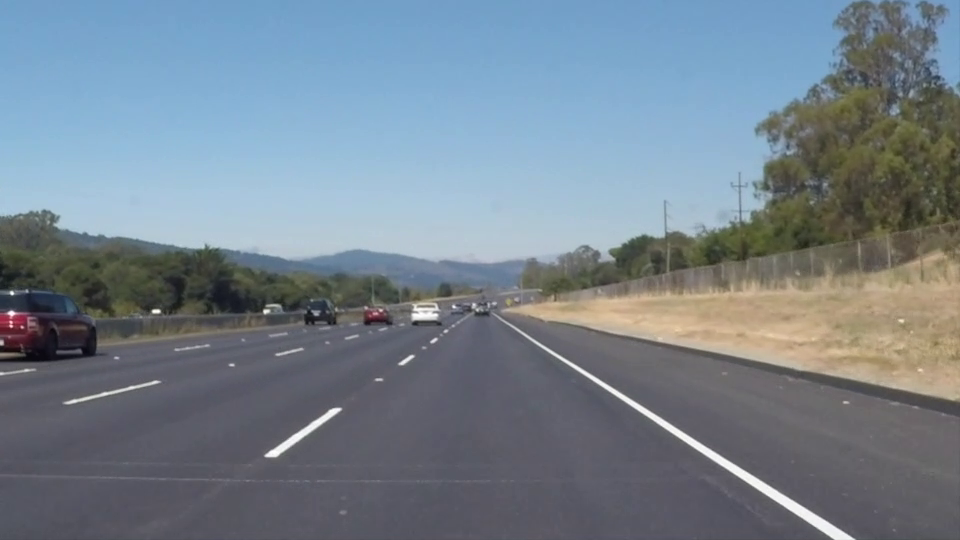
#> input picture frame 22 of lane_detection/driving.mp4, 960 x 540 px
$ python lane_detection.py
#> lines starting #> are read from the running program, lines starting #| are printed output that depends on the picture; after the words box and inside, x2 and y2 are one past the last pixel; in counts of white or black regions, pixels touching at a corner belong together
import cv2
import numpy as np

cap = cv2.VideoCapture('driving.mp4')
output = None

# get h and w
ret, frame = cap.read()
#> frame is the input picture: shape (540, 960, 3); mean B, G, R 141.9, 130.7, 117.7
h, w, _ = frame.shape
x_mid = w // 2
y_mid = h // 2

# visualizations
lane_color = (0, 255, 255)
lane_fill_color = (0, 255, 0)
lane_fill_opacity = 0.2

# parameters
gaussian_kernel_size = 9

canny_min = 60
canny_max = 100

rho = 1
theta = np.pi/180
threshold = 50
min_line_len = w // 4
max_line_gap = w

min_lane_len = w // 10
# the farthest right the left lane goes
left_lane_x_center = int(0.45 * w)
right_lane_x_center = int(0.55 * w)

# prev variables
prev_left_lane_x_intercept = 0
prev_left_lane_at_center = y_mid

prev_right_lane_x_intercept = w
prev_right_lane_at_center = y_mid

# remove data more than n std dev from the mean
def remove_outliers(data, n=2):
    data = np.array(data)
    mean = np.mean(data)
    stddev = max(len(data), np.std(data))

    result = data[abs(data - mean) < n * stddev]
    if len(result) == 0:
        return np.array([mean])
    return result

while cap.isOpened():
    # get frames
    ret, frame = cap.read()
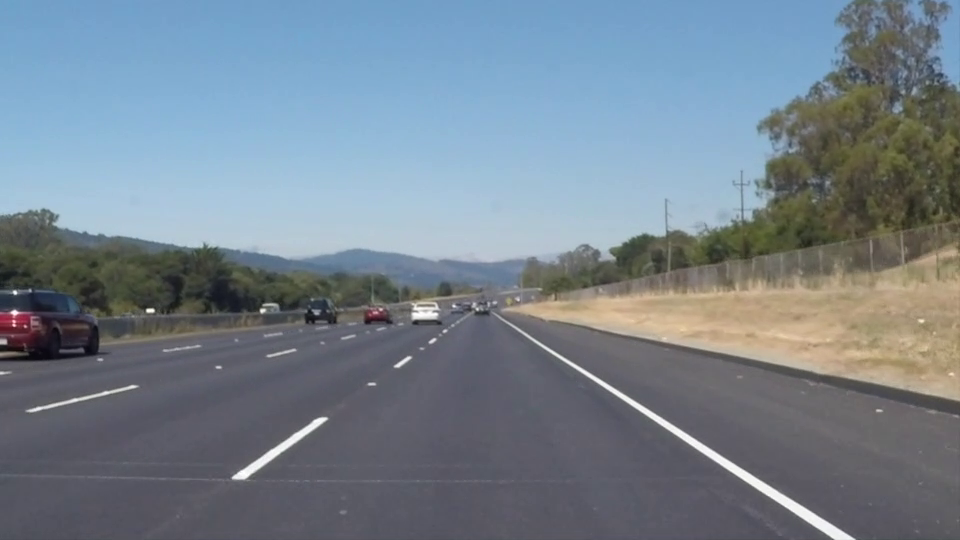
#> input picture frame 23 of lane_detection/driving.mp4, 960 x 540 px
#> frame is the input picture: shape (540, 960, 3); mean B, G, R 142, 130.6, 117.8
    if not ret:
        break
    print("new frame")

    # set up video writer
    h, w, _ = frame.shape
    if not output:
        output = cv2.VideoWriter("detected_lanes.mp4", cv2.VideoWriter_fourcc(*'mp4v'), 30, (w, h), True)


    # grayscale and filter to get edges
    gray = cv2.cvtColor(frame, cv2.COLOR_BGR2GRAY)
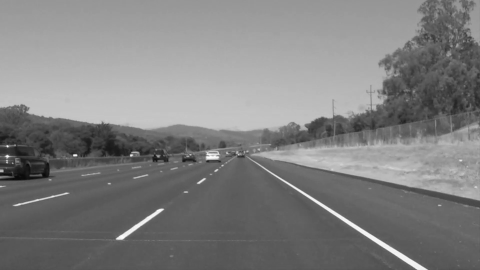
#> gray: shape (540, 960) (shown at 1/2 size); min 3, max 255, mean 128.1
    filtered = cv2.GaussianBlur(gray, (gaussian_kernel_size, gaussian_kernel_size), 0)
    edges = cv2.Canny(filtered, canny_min, canny_max)
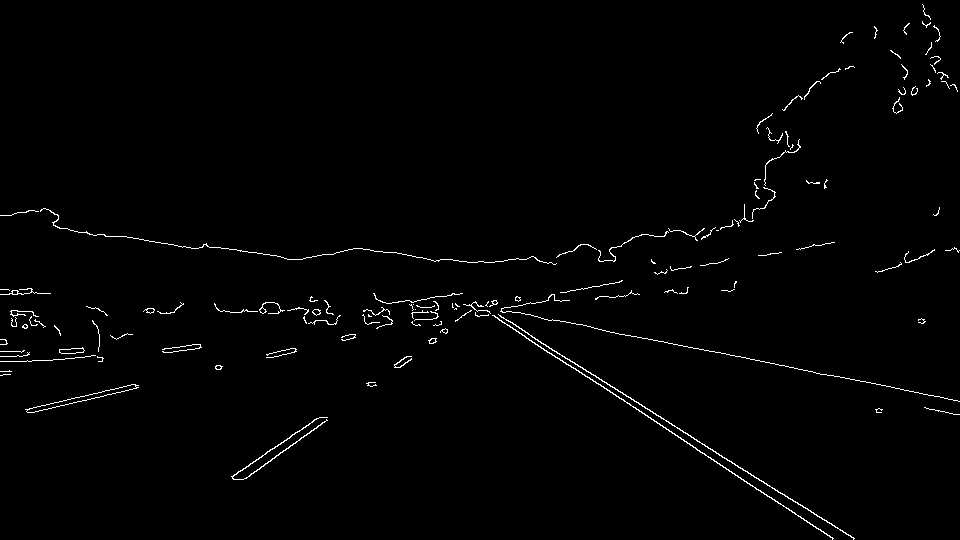
#> edges: shape (540, 960); 1.2% white in thin lines or dots


    # outline mask with vertices and fill the poly
    mask = np.zeros_like(edges)
    vertices = np.array([[(0,h), (x_mid,y_mid), (w,h)]], dtype=np.int32)
    cv2.fillPoly(mask, vertices, 255)
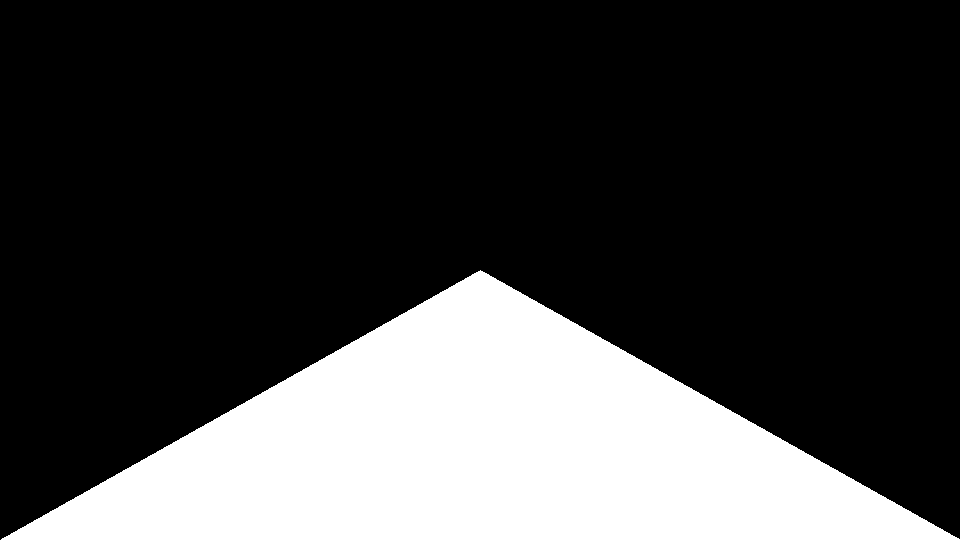
#> mask: shape (540, 960); 25% white; 1 white region, box (x1, y1, x2, y2) and area: (1, 270, 960, 540) 129810

    # apply mask
    masked = cv2.bitwise_and(edges, mask)
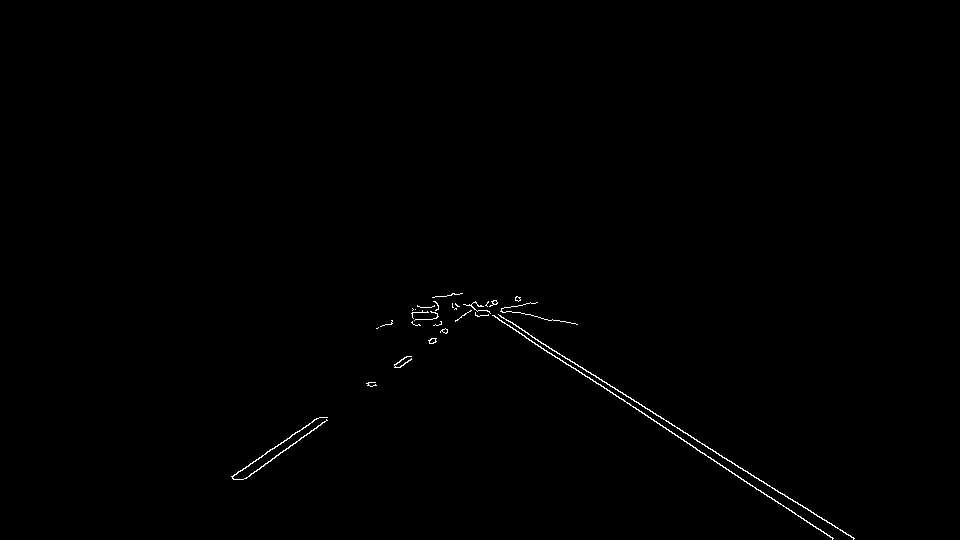
#> masked: shape (540, 960); 0.39% white in thin lines or dots, all inside (x1, y1, x2, y2) = (231, 293, 855, 540)


    # detect straight lines with hough lines
    lines = cv2.HoughLinesP(masked, rho, theta, threshold, np.array([]), min_line_len, max_line_gap)
#> lines = [[462, 293, 854, 538], [459, 294, 820, 529], [231, 476, 493, 300], [454, 293, 832, 538], [245, 478, 488, 302], [460, 293, 853, 538], [499, 315, 831, 523]]

    # [6 lines of commented-out code are left out]

    left_lane_x_values = []
    left_lane_y_values = []
    left_lane_slopes = []
    right_lane_x_values = []
    right_lane_y_values = []
    right_lane_slopes = []

    if lines is not None:
        for line in lines:
            l = line[0]
            # y in images is opposite of a coordinate plane
            x1, y1, x2, y2 = l[0], h-l[1], l[2], h-l[3]

            # if the line is long enough
            if ((x2 - x1) ** 2 + (y2 - y1) ** 2) > min_lane_len ** 2:
                if x1 > x_mid and x2 > x_mid and x1 != x2: # right lane
                    right_lane_x_values.append((x1 + x2) / 2)
                    right_lane_y_values.append((y1 + y2) / 2)
                    right_lane_slopes.append((y2 - y1) / (x2 - x1))
                elif x1 < x_mid and x2 < x_mid and x1 != x2: # left lane
                    left_lane_x_values.append((x1 + x2) / 2)
                    left_lane_y_values.append((y1 + y2) / 2)
                    left_lane_slopes.append((y2 - y1) / (x2 - x1))
#> this loop made 7 passes
#> (l, x1, y1, x2, y2) on passes 1 to 7: ([462, 293, 854, 538], 462, 247, 854, 2), ([459, 294, 820, 529], 459, 246, 820, 11), ([231, 476, 493, 300], 231, 64, 493, 240), ([454, 293, 832, 538], 454, 247, 832, 2), ([245, 478, 488, 302], 245, 62, 488, 238), ([460, 293, 853, 538], 460, 247, 853, 2), ([499, 315, 831, 523], 499, 225, 831, 17)
#> after the loop, left_lane_slopes = []; left_lane_x_values = []; left_lane_y_values = []; right_lane_slopes = [-0.627]; right_lane_x_values = [665]; right_lane_y_values = [121]

    lane_boundaries = []

    # draw left lane if available, otherwise use old left lane
    if len(left_lane_x_values) > 0 and len(left_lane_y_values) > 0 and len(left_lane_slopes) > 0:
        left_lane_x = np.mean(remove_outliers(left_lane_x_values))
        left_lane_y = np.mean(remove_outliers(left_lane_y_values))
        left_lane_slope = np.mean(remove_outliers(left_lane_slopes))

        # draw line using x intercept and its value at x_mid
        left_lane_x_intercept = int(-left_lane_y / left_lane_slope + left_lane_x)
        left_lane_at_center = int((left_lane_x_center - left_lane_x) * left_lane_slope + left_lane_y)

        # save prev values
        prev_left_lane_x_intercept = left_lane_x_intercept
        prev_left_lane_at_center = left_lane_at_center

        # y in images is opposite of a coordinate plane
        cv2.line(frame, (left_lane_x_intercept,h), (left_lane_x_center, int(h - left_lane_at_center)), lane_color, 5)

        lane_boundaries.append((left_lane_x_intercept, h))
        lane_boundaries.append((left_lane_x_center, int(h - left_lane_at_center)))
    else:
        cv2.line(frame, (prev_left_lane_x_intercept,h), (left_lane_x_center, int(h - prev_left_lane_at_center)), lane_color, 5)
        lane_boundaries.append((prev_left_lane_x_intercept,h))
        lane_boundaries.append((left_lane_x_center, int(h - prev_left_lane_at_center)))

    # draw right lane if available, otherwise use old right lane
    if len(right_lane_x_values) > 0 and len(right_lane_y_values) > 0 and len(right_lane_slopes) > 0:
        right_lane_x = np.mean(remove_outliers(right_lane_x_values))
#> in remove_outliers, `data = np.array(data)`: data = [665]
#> in remove_outliers, `mean = np.mean(data)`: mean = 665
#> in remove_outliers, `stddev = max(len(data), np.std(data))`: stddev = 1
#> in remove_outliers, `result = data[abs(data - mean) < n * stddev]`: result = [665]
#> right_lane_x = 665
        right_lane_y = np.mean(remove_outliers(right_lane_y_values))
#> right_lane_y = 121
        right_lane_slope = np.mean(remove_outliers(right_lane_slopes))
#> right_lane_slope = -0.627

        # draw line using x intercept and its value at x_mid
        right_lane_x_intercept = int(-right_lane_y / right_lane_slope + right_lane_x)
#> right_lane_x_intercept = 858
        right_lane_at_center = int((right_lane_x_center - right_lane_x) * right_lane_slope + right_lane_y)
#> right_lane_at_center = 206

        # save prev values
        prev_right_lane_x_intercept = right_lane_x_intercept
#> prev_right_lane_x_intercept = 858
        prev_right_lane_at_center = right_lane_at_center
#> prev_right_lane_at_center = 206

        # y in images is opposite of a coordinate plane
        cv2.line(frame, (right_lane_x_intercept,h), (right_lane_x_center, int(h - right_lane_at_center)), lane_color, 5)
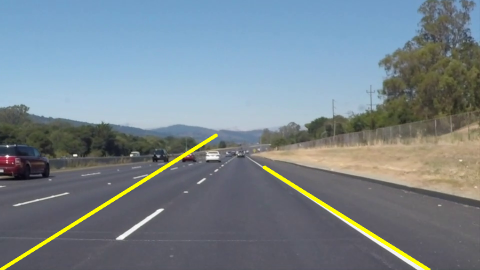
#> frame: shape (540, 960, 3) (shown at 1/2 size); mean B, G, R 140.4, 132.3, 119.5

        lane_boundaries.append((right_lane_x_center, int(h - right_lane_at_center)))
        lane_boundaries.append((right_lane_x_intercept, h))
    else:
        cv2.line(frame, (prev_right_lane_x_intercept,h), (right_lane_x_center, int(h - prev_right_lane_at_center)), lane_color, 5)

        lane_boundaries.append((right_lane_x_center, int(h - right_lane_at_center)))
        lane_boundaries.append((right_lane_x_intercept, h))

    # color in between
    lane = np.zeros_like(frame)
    lane_vertices = np.array([lane_boundaries], dtype=np.int32)
#> lane_vertices = [[0, 540], [432, 270], [528, 334], [858, 540]]
    cv2.fillPoly(lane, lane_vertices, lane_fill_color)

    # merge image
    output_frame = cv2.addWeighted(lane, lane_fill_opacity, frame, 1, 0)
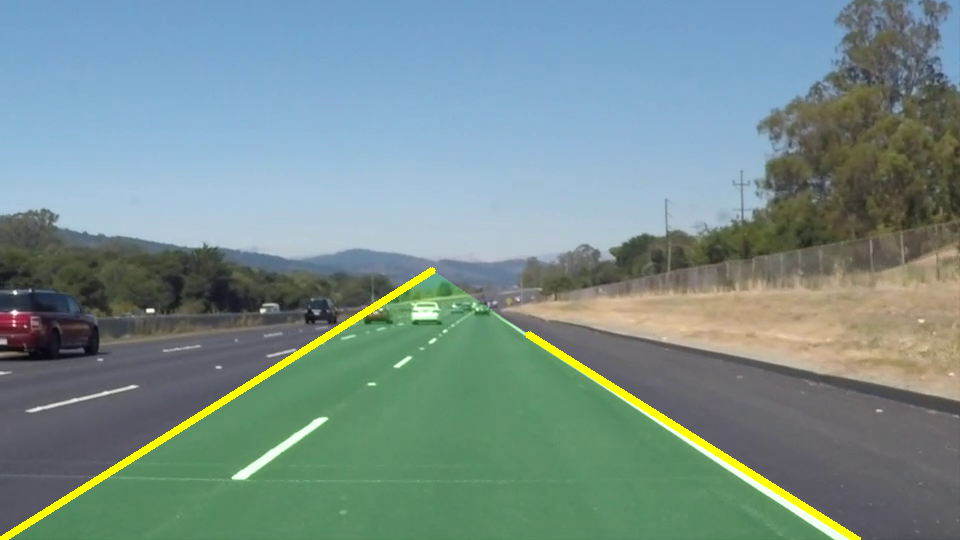
#> output_frame: shape (540, 960, 3); mean of channels 0, 1, 2 140.4, 143.2, 119.5; drawn as B, G, R


    # build and display video
    cv2.imshow("Lane Detection", output_frame)
    output.write(output_frame)

    if cv2.waitKey(1) == ord('q'):
#> (key q is pressed here)
        break

cv2.destroyAllWindows()
output.release()
cap.release()

$ run again, starting later in the video
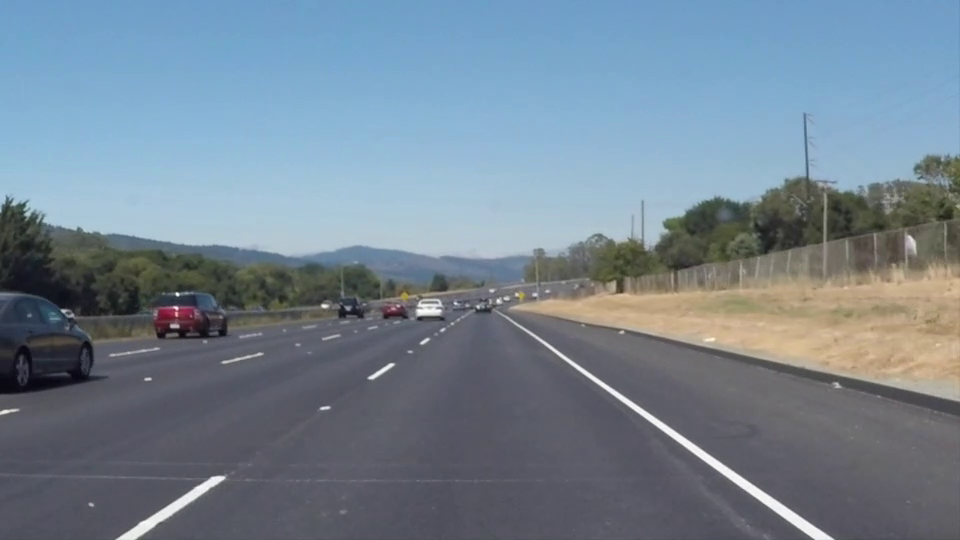
#> input picture frame 99 of lane_detection/driving.mp4, 960 x 540 px
#> frame is the input picture: shape (540, 960, 3); mean B, G, R 146, 132.3, 116.7
#> `edges = cv2.Canny(filtered, canny_min, canny_max)`:
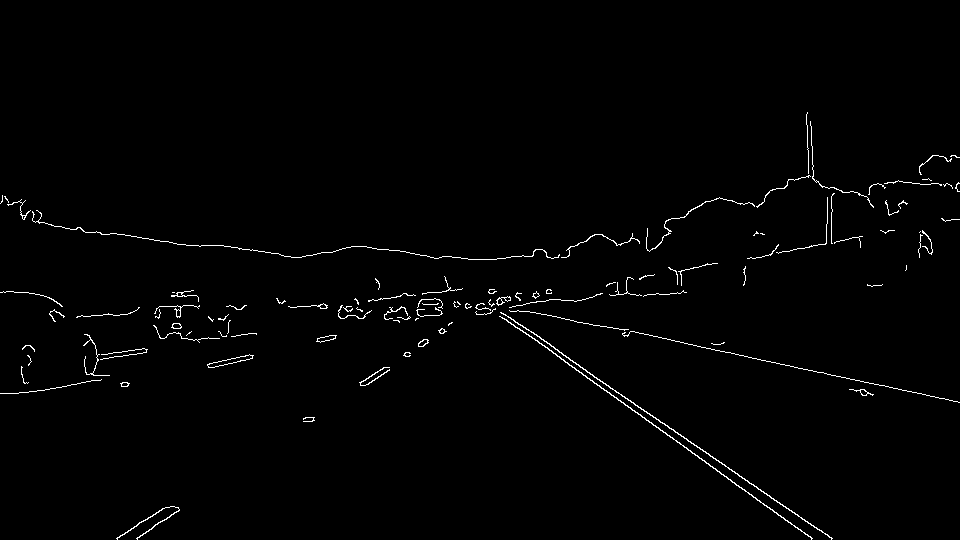
#> edges: shape (540, 960); 1.2% white in thin lines or dots, all inside (x1, y1, x2, y2) = (0, 112, 960, 540)
#> mask: shape (540, 960); 25% white; 1 white region, box (x1, y1, x2, y2) and area: (1, 270, 960, 540) 129810
#> masked: shape (540, 960); 0.37% white in thin lines or dots, all inside (x1, y1, x2, y2) = (116, 287, 833, 540)
#> lines = [[489, 304, 811, 538], [461, 289, 831, 538], [462, 288, 831, 537], [548, 348, 811, 539], [137, 538, 490, 300], [117, 538, 480, 303]]
#> the loop `for line in lines:` made 6 passes
#> (l, x1, y1, x2, y2) on passes 1 to 6: ([489, 304, 811, 538], 489, 236, 811, 2), ([461, 289, 831, 538], 461, 251, 831, 2), ([462, 288, 831, 537], 462, 252, 831, 3), ([548, 348, 811, 539], 548, 192, 811, 1), ([137, 538, 490, 300], 137, 2, 490, 240), ([117, 538, 480, 303], 117, 2, 480, 237)
#> after the loop `for line in lines:`: left_lane_slopes = []; right_lane_slopes = [-0.727, -0.726]; right_lane_x_values = [650, 679.5]; right_lane_y_values = [119, 96.5]
#> data = [650, 679.5]
#> mean = 664.8
#> stddev = 14.75
#> result = [650, 679.5]
#> right_lane_x = 664.8
#> right_lane_y = 107.8
#> right_lane_slope = -0.726
#> right_lane_x_intercept = 813
#> right_lane_at_center = 207
#> `prev_right_lane_x_intercept = right_lane_x_intercept`: prev_right_lane_x_intercept = 813
#> `prev_right_lane_at_center = right_lane_at_center`: prev_right_lane_at_center = 207
#> lane_vertices = [[0, 540], [432, 270], [528, 333], [813, 540]]
#> `output_frame = cv2.addWeighted(lane, lane_fill_opacity, frame, 1, 0)`:
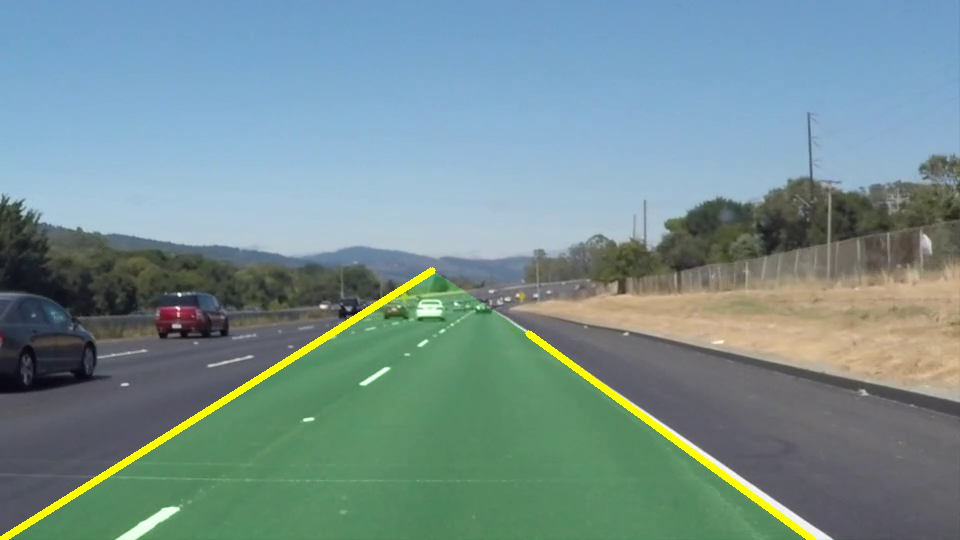
#> output_frame: shape (540, 960, 3); mean of channels 0, 1, 2 144.3, 144.1, 118.3; drawn as B, G, R
